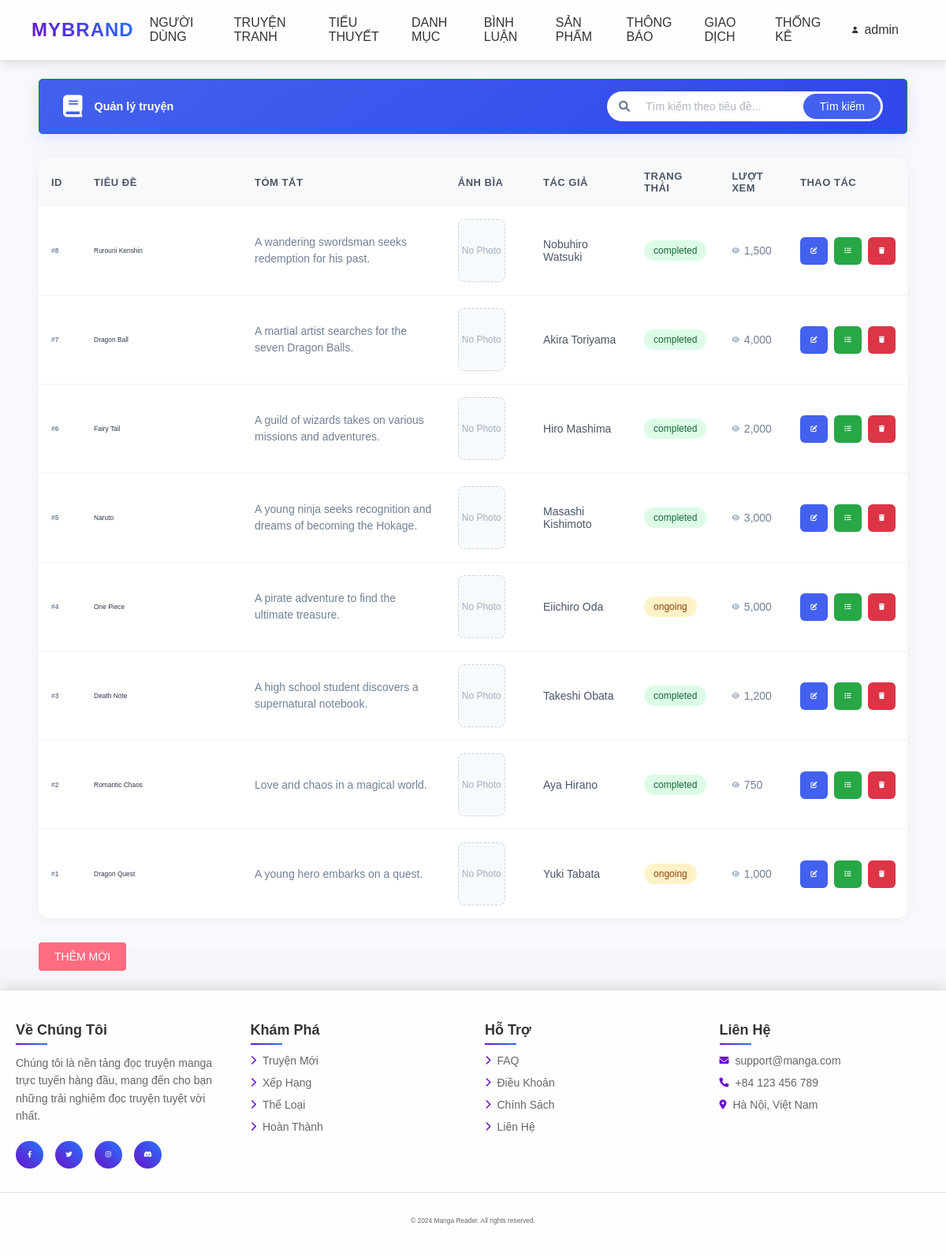
The page /app/admin/index.php?act=list_comics (signed in) on the database its author committed.
### tables this page shows
CREATE TABLE `comics` (
  `comic_id` int(11) NOT NULL,
  `title` varchar(255) NOT NULL,
  `description` text DEFAULT NULL,
  `author_id` int(11) DEFAULT NULL,
  `status` enum('ongoing','completed') DEFAULT 'ongoing',
  `cover_image` varchar(255) DEFAULT NULL,
  `views` int(11) DEFAULT 0,
  `favorites` int(11) DEFAULT 0,
  `created_at` timestamp NOT NULL DEFAULT current_timestamp()
);

CREATE TABLE `authors` (
  `author_id` int(11) NOT NULL,
  `name` varchar(255) NOT NULL,
  `bio` text DEFAULT NULL,
  `profile_image` varchar(255) DEFAULT NULL,
  `created_at` timestamp NOT NULL DEFAULT current_timestamp()
);

### app/models/pdo.php (called while the page is built, shortened)
<?php
function pdo_get_connection(){
    $dburl = "mysql:host=localhost;dbname=comic;charset=utf8mb4";
    $username = 'root';
    $password = '';
    $conn = new PDO($dburl, $username, $password);
    $conn->setAttribute(PDO::ATTR_ERRMODE, PDO::ERRMODE_EXCEPTION);
    return $conn;
}
function pdo_query($sql){
    $sql_args = array_slice(func_get_args(), 1);
    try{
        $conn = pdo_get_connection();
        $stmt = $conn->prepare($sql);
        $stmt->execute($sql_args);
        $rows = $stmt->fetchAll();
        return $rows;
    }
    catch(PDOException $e){
        throw $e;
    }
    finally{
        unset($conn);
    }
}

### app/admin/model/ComicsModel.php (called while the page is built, shortened)
<?php
function loadall_comics($page = 1, $items_per_page = 10, $keyword = '') {
    $page = (int)$page;
    $items_per_page = (int)$items_per_page;
    $start = ($page - 1) * $items_per_page;
    $sql = "SELECT c.*, a.name as author_name
            FROM comics c
            LEFT JOIN authors a ON c.author_id = a.author_id
            WHERE 1";
    if($keyword != '') {
        $sql .= " AND c.title LIKE ?";
        $sql .= " ORDER BY c.comic_id DESC LIMIT $start, $items_per_page";
        return pdo_query($sql, '%' . $keyword . '%');
    } else {
        $sql .= " ORDER BY c.comic_id DESC LIMIT $start, $items_per_page";
        return pdo_query($sql);
    }
}

### app/admin/view/comics/list.php (the view, shortened to what this page needs)
<!DOCTYPE html>
<html lang="vi">
<head>
    <link rel="stylesheet" href="public/css/admin.css">
    <link rel="stylesheet" href="public/css/index.css">
    <link rel="stylesheet" href="https://cdnjs.cloudflare.com/ajax/libs/font-awesome/6.0.0/css/all.min.css">
</head>
<body>
    <div class="main-content">
        <div class="header">
            <div class="header-title">
                <h1><i class="fas fa-book"></i> Quản lý truyện</h1>
            </div>
            <div class="search-box">
                <form action="index.php" method="GET">
                    <div class="search-wrapper">
                        <i class="fas fa-search search-icon"></i>
                        <input type="text" name="keyword"
                               placeholder="Tìm kiếm theo tiêu đề..."
                               value="<?= isset($_GET['keyword']) ? htmlspecialchars($_GET['keyword']) : '' ?>">
                        <button type="submit" name="timkiem">Tìm kiếm</button>
                    </div>
                </form>
            </div>
        </div>
        <div class="content">
            <div class="users-table">
                <table>
                    <thead>
                        <tr>
                            <th class="id-column">ID</th>
                            <th class="title-column">TIÊU ĐỀ</th>
                            <th class="desc-column">TÓM TẮT</th>
                            <th class="cover-column">ẢNH BÌA</th>
                            <th class="author-column">TÁC GIẢ</th>
                            <th class="status-column">TRẠNG THÁI</th>
                            <th class="views-column">LƯỢT XEM</th>
                            <th class="actions-column">THAO TÁC</th>
                        </tr>
                    </thead>
                    <tbody>
                        <?php foreach ($listcomics as $comic): ?>
                            <?php
                            extract($comic);
                            $suasp = "index.php?act=sua_comics&id=" . $comic_id;
                            $xoasp = "index.php?act=xoa_comics&id=" . $comic_id;
                            $hinhpath = "../upload/" . $cover_image;
                            $cover_image = is_file($hinhpath) ? "<img src='" . $hinhpath . "' class='cover-image'>" : "<div class='no-photo'>No Photo</div>";
                            ?>
                            <tr>
                                <td class="id-cell">#<?= $comic_id ?></td>
                                <td class="title-cell">
                                    <div class="manga-title-wrap">
                                        <?= $title ?>
                                    </div>
                                </td>
                                <td class="description-cell">
                                    <div class="description-wrap" title="<?= $description ?>">
                                        <?= mb_strimwidth($description, 0, 100, "...") ?>
                                    </div>
                                </td>
                                <td class="cover-cell"><?= $cover_image ?></td>
                                <td class="author-cell"><?= $author_name ?></td>
                                <td class="status-cell">
                                    <span class="status-badge <?= strtolower($status) ?>">
                                        <?= $status ?>
                                    </span>
                                </td>
                                <td class="views-cell">
                                    <div class="views-count">
                                        <i class="fas fa-eye"></i>
                                        <?= number_format($views) ?>
                                    </div>
                                </td>
                                <td class="actions-cell">
                                    <div class="action-buttons">
                                        <a href="<?= $suasp ?>" class="edit-btn" title="Chỉnh sửa">
                                            <i class="fas fa-edit"></i>
                                        </a>
                                        <a href="index.php?act=list_chapters&comic_id=<?= $comic_id ?>" class="edit-btn" style="background: #28a745;" title="Quản lý chapter">
                                            <i class="fas fa-list"></i>
                                        </a>
                                        <a href="<?= $xoasp ?>" class="delete-btn"
                                           onclick="return confirm('Bạn có chắc muốn xóa truyện này?')"
                                           title="Xóa">
                                            <i class="fas fa-trash"></i>
                                        </a>
                                    </div>
                                </td>
                            </tr>
                        <?php endforeach; ?>
                    </tbody>
                </table>
            </div>
            <div class="row mb10" style="margin-top: 20px;">
                <a href="index.php?act=add_comics" class="save-btn">THÊM MỚI</a>
            </div>
        </div>
    </div>
</body>
</html>

### public/css/home.css (style rules this page uses)
* { margin: 0; padding: 0; box-sizing: border-box; }
body { font-family: "Poppins", sans-serif; background: #f0f4f8; color: #333; overflow-x: hidden; }

### app/admin/view/comics/list.php (style rules this page uses)
.users-table th:last-child, .users-table td:last-child { width: 120px !important; white-space: nowrap; overflow: visible; padding: 12px 15px; }
.edit-btn, .delete-btn { display: inline-flex; align-items: center; justify-content: center; padding: 8px; border-radius: 6px; color: var(--white); text-decoration: none; transition: all 0.3s ease; min-width: 35px; height: 35px; }
.edit-btn { background: var(--primary); }
.delete-btn { background: #dc3545; }

### rows shown on the page
comics: comic_id "8", title "Rurouni Kenshin", description "A wandering swordsman seeks redemption for his past.", shows "No Photo", author.name "Nobuhiro Watsuki", status "completed", views "1,500"
comics: comic_id "7", title "Dragon Ball", description "A martial artist searches for the seven Dragon Balls.", shows "No Photo", author.name "Akira Toriyama", status "completed", views "4,000"
comics: comic_id "6", title "Fairy Tail", description "A guild of wizards takes on various missions and adventures.", shows "No Photo", author.name "Hiro Mashima", status "completed", views "2,000"
comics: comic_id "5", title "Naruto", description "A young ninja seeks recognition and dreams of becoming the Hokage.", shows "No Photo", author.name "Masashi Kishimoto", status "completed", views "3,000"
comics: comic_id "4", title "One Piece", description "A pirate adventure to find the ultimate treasure.", shows "No Photo", author.name "Eiichiro Oda", status "ongoing", views "5,000"
comics: comic_id "3", title "Death Note", description "A high school student discovers a supernatural notebook.", shows "No Photo", author.name "Takeshi Obata", status "completed", views "1,200"
comics: comic_id "2", title "Romantic Chaos", description "Love and chaos in a magical world.", shows "No Photo", author.name "Aya Hirano", status "completed", views "750"
comics: comic_id "1", title "Dragon Quest", description "A young hero embarks on a quest.", shows "No Photo", author.name "Yuki Tabata", status "ongoing", views "1,000"

### other values the page prints
$user['username'] "admin"
